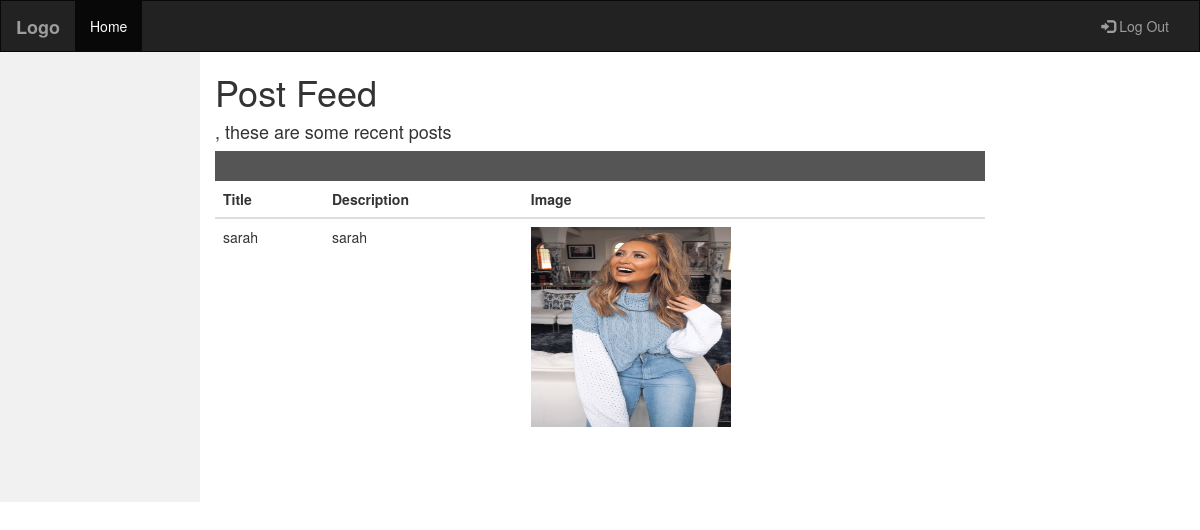
/viewPost/6/, run on the app's committed database.
### home/models.py (models this page shows)
class Post(models.Model):
    title = models.CharField(max_length=50)
    description = models.CharField(max_length=250)
    image = models.ImageField(upload_to='image', blank=True)

### home/views.py (the view)
# urls.py: path('viewPost/<pk>/', views.viewPost, name='viewPost'),
def viewPost(request, pk):
    post = Post.objects.get(pk = pk)
    context = {'post':post}
    print(request.POST)
    return render(request, 'home/viewPost.html', context)

### home/templates/home/viewPost.html (shortened to what this page needs)
<!DOCTYPE html>
<html lang="en">
<head>
  <link rel="stylesheet" href="https://maxcdn.bootstrapcdn.com/bootstrap/3.4.0/css/bootstrap.min.css">
</head>
<body>
<nav class="navbar navbar-inverse">
  <div class="container-fluid">
    <div class="navbar-header">
      <a class="navbar-brand" href="#"> <b> Logo </b></a>
    </div>
    <div class="collapse navbar-collapse" id="myNavbar">
      <ul class="nav navbar-nav">
        <li class="active"><a href="#">Home</a></li>
      </ul>
      <ul class="nav navbar-nav navbar-right">
        <li><a href="{% url 'home:logout_view' %}"><span class="glyphicon glyphicon-log-in"></span> Log Out</a></li>
      </ul>
    </div>
  </div>
</nav>
<div class="container-fluid text-center">
  <div class="row content">
    <div class="col-sm-2 sidenav">
    </div>
    <div class="col-sm-8 text-left">
        <h1> Post Feed</h1>
    <p>
        <h4>{{ user.username }}, these are some recent posts </h4>
    </p>
    <p>
        <table class="table table-sm table-dark">
            <thead>
              <tr>
                <th scope="col">Title</th>
                <th scope="col">Description</th>
                <th scope="col">Image</th>
              </tr>
            </thead>
            <tbody>
              <tr>
                <td>{{ post.title }} </td>
                <td>{{ post.description }}</td>
                <td><img src="{{ post.image.url }}"width="200" height="200"></td>
              </tr>
    </p>
    </div>
  </div>
</div>
<footer class="container-fluid text-center">
</footer>
</body>
</html>

### home/templates/home/viewPost.html (style rules this page uses)
.navbar { margin-bottom: 0; border-radius: 0; }
.row.content { height: 450px }
.sidenav { padding-top: 20px; background-color: #f1f1f1; height: 100%; }
footer { background-color: #555; color: white; padding: 15px; }

### data on the page
Post: title "sarah", description "sarah", image (picture)
